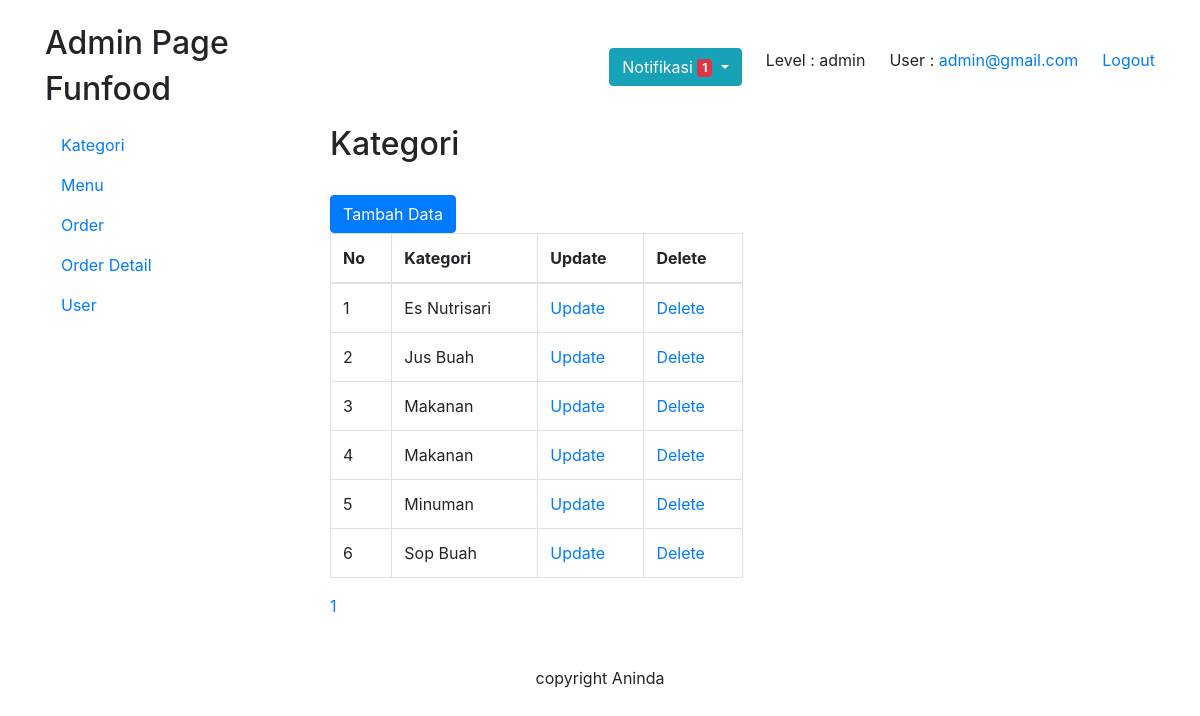
The page /admin/index.php?f=kategori&m=select (signed in) on the database its author committed.
### tables this page shows
CREATE TABLE `tblkategori` (
  `idkategori` int(11) NOT NULL,
  `kategori` varchar(100) NOT NULL
);

### dbcontroller.php (called while the page is built, shortened)
<?php
    class DB{
        private $host ="127.0.0.1";
        private $user = "root";
        private $password = "";
        private $database = "umkm";
        private $koneksi;
        public function __construct()
        {
           $this->koneksi = $this->koneksiDB();
        }
        public function koneksiDB()
        {
            $koneksi = mysqli_connect($this->host,$this->user,$this->password,$this->database);
            return $koneksi;
        }
        public function getAll($sql)
        {
            $result = mysqli_query($this->koneksi, $sql);
            while ($row = mysqli_fetch_assoc($result)){
                $data[]=$row;
            }
            if (!empty($data)) {
                return $data;
            }
        }
        public function rowCount($sql)
        {
            $result = mysqli_query($this->koneksi, $sql);
            $count = mysqli_num_rows($result);
            return $count;
        }
    }
    ?>

### kategori/select.php (the view, shortened to what this page needs)
<?php
    $jumlahdata = $db->rowCount("SELECT idkategori FROM tblkategori");
    $banyak = 10;
    $halaman = ceil($jumlahdata / $banyak);
    if (isset($_GET['p'])){
        $p = $_GET['p'];
        $mulai = ($p * $banyak) - $banyak;
    }else {
        $mulai = 0;
    }
    $sql="SELECT * FROM tblkategori ORDER BY kategori ASC LIMIT $mulai,$banyak";
    $row = $db->getAll($sql);
    $no=1+$mulai;
?>
<h2>Kategori</h2> <br>
<a  class ="btn btn-primary" href="?f=kategori&m=insert" role="button">Tambah Data</a>
<table class="table table-bordered w-50">
   <thead>
        <tr>
            <th>No</th>
            <th>Kategori</th>
            <th>Update</th>
            <th>Delete</th>
        </tr>
   </thead>
   <tbody>
   <?php if(!empty($row)){ ?>
    <?php foreach($row as $r): ?>
        <tr>
            <td><?php echo $no++ ?></td>
            <td><?php echo $r['kategori']?></td>
            <td><a href="?f=kategori&m=update&id=<?php echo $r['idkategori']?>">Update</a></td>
            <td> <a href="?f=kategori&m=delete&id=<?php echo $r['idkategori']?>">Delete</a></td>
        </tr>
        <?php endforeach ?>
        <?php } ?>
   </tbody>
</table>
<?php
    for($i=1; $i <= $halaman ; $i++){
        echo '<a href="?f=kategori&m=select&p='.$i.'">'.$i.'</a>';
    }
?>

### rows shown on the page
tblkategori: kategori "Es Nutrisari"
tblkategori: kategori "Jus Buah"
tblkategori: kategori "Makanan"
tblkategori: kategori "Makanan"
tblkategori: kategori "Minuman"
tblkategori: kategori "Sop Buah"

### other values the page prints
$_SESSION['user'] "admin@gmail.com"
$_SESSION['level'] "admin"
$jum "1"
